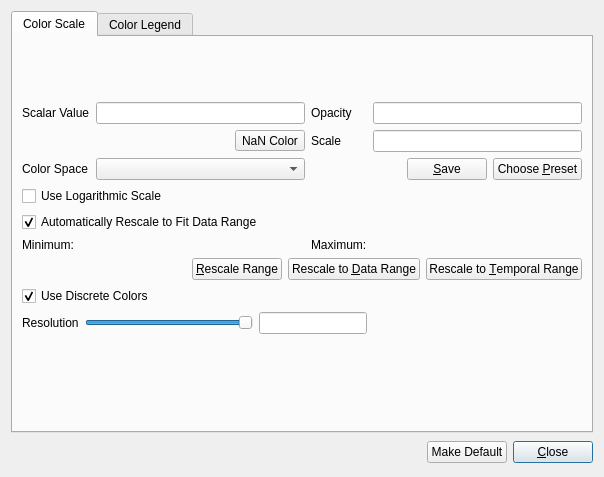
<?xml version="1.0" encoding="UTF-8"?>
<ui version="4.0">
 <class>pqColorScaleDialog</class>
 <widget class="QDialog" name="pqColorScaleDialog">
  <property name="geometry">
   <rect>
    <x>0</x>
    <y>0</y>
    <width>604</width>
    <height>477</height>
   </rect>
  </property>
  <property name="windowTitle">
   <string>Color Scale Editor</string>
  </property>
  <layout class="QVBoxLayout" name="verticalLayout">
   <item>
    <widget class="QTabWidget" name="ColorTabs">
     <property name="currentIndex">
      <number>0</number>
     </property>
     <widget class="QWidget" name="ScalePage">
      <attribute name="title">
       <string>Color Scale</string>
      </attribute>
      <layout class="QGridLayout" name="gridLayout">
       <item row="0" column="0" colspan="4">
        <widget class="QVTKWidget" name="ColorScale" native="true">
         <property name="sizePolicy">
          <sizepolicy hsizetype="Expanding" vsizetype="Fixed">
           <horstretch>0</horstretch>
           <verstretch>0</verstretch>
          </sizepolicy>
         </property>
         <property name="minimumSize">
          <size>
           <width>0</width>
           <height>50</height>
          </size>
         </property>
         <property name="maximumSize">
          <size>
           <width>16777215</width>
           <height>50</height>
          </size>
         </property>
         <property name="whatsThis">
          <string>This displays the color scale. The control points determine how the gradient is rendered.</string>
         </property>
        </widget>
       </item>
       <item row="1" column="0">
        <widget class="QLabel" name="ValueLabel">
         <property name="text">
          <string>Scalar Value</string>
         </property>
        </widget>
       </item>
       <item row="1" column="1">
        <widget class="QLineEdit" name="ScalarValue">
         <property name="whatsThis">
          <string>This displays the value for the current control point. It can also be used to change the value of the point.</string>
         </property>
        </widget>
       </item>
       <item row="1" column="2">
        <widget class="QLabel" name="OpacityLabel">
         <property name="text">
          <string>Opacity</string>
         </property>
        </widget>
       </item>
       <item row="1" column="3">
        <widget class="QLineEdit" name="Opacity">
         <property name="whatsThis">
          <string>This displays the opacity for the current control point. It can also be used to change the opacity of the point.</string>
         </property>
        </widget>
       </item>
       <item row="2" column="0" colspan="2">
        <layout class="QHBoxLayout" name="horizontalLayout">
         <item>
          <spacer name="horizontalSpacer">
           <property name="orientation">
            <enum>Qt::Horizontal</enum>
           </property>
           <property name="sizeHint" stdset="0">
            <size>
             <width>168</width>
             <height>20</height>
            </size>
           </property>
          </spacer>
         </item>
         <item>
          <widget class="pqColorChooserButton" name="NanColor">
           <property name="toolTip">
            <string>The color to use for not-a-number values.</string>
           </property>
           <property name="text">
            <string>NaN Color</string>
           </property>
          </widget>
         </item>
        </layout>
       </item>
       <item row="2" column="2">
        <widget class="QLabel" name="ScaleLabel">
         <property name="text">
          <string>Scale</string>
         </property>
        </widget>
       </item>
       <item row="2" column="3">
        <widget class="QLineEdit" name="ScalarOpacityUnitDistance"/>
       </item>
       <item row="3" column="0">
        <widget class="QLabel" name="label">
         <property name="text">
          <string>Color Space</string>
         </property>
        </widget>
       </item>
       <item row="3" column="1">
        <widget class="QComboBox" name="ColorSpace">
         <property name="whatsThis">
          <string>Select the color space used for the color interpolation.</string>
         </property>
        </widget>
       </item>
       <item row="3" column="2" colspan="2">
        <layout class="QHBoxLayout">
         <item>
          <spacer>
           <property name="orientation">
            <enum>Qt::Horizontal</enum>
           </property>
           <property name="sizeHint" stdset="0">
            <size>
             <width>0</width>
             <height>20</height>
            </size>
           </property>
          </spacer>
         </item>
         <item>
          <widget class="QPushButton" name="SaveButton">
           <property name="whatsThis">
            <string>Click this button to save the current color map as a preset.</string>
           </property>
           <property name="text">
            <string>&amp;Save</string>
           </property>
          </widget>
         </item>
         <item>
          <widget class="QPushButton" name="PresetButton">
           <property name="whatsThis">
            <string>Click this button to change the color map to a preset.</string>
           </property>
           <property name="text">
            <string>Choose &amp;Preset</string>
           </property>
          </widget>
         </item>
        </layout>
       </item>
       <item row="4" column="0" colspan="2">
        <widget class="QCheckBox" name="UseLogScale">
         <property name="whatsThis">
          <string>Check this option to use a logarithmic scale on the color map.</string>
         </property>
         <property name="text">
          <string>Use Logarithmic Scale</string>
         </property>
        </widget>
       </item>
       <item row="5" column="0" colspan="2">
        <widget class="QCheckBox" name="UseAutoRescale">
         <property name="whatsThis">
          <string>Check this option to automatically rescale the color map to the current data range.</string>
         </property>
         <property name="text">
          <string>Automatically Rescale to Fit Data Range</string>
         </property>
         <property name="checked">
          <bool>true</bool>
         </property>
        </widget>
       </item>
       <item row="6" column="0">
        <widget class="QLabel" name="label_2">
         <property name="text">
          <string>Minimum:</string>
         </property>
        </widget>
       </item>
       <item row="6" column="1">
        <widget class="QLabel" name="MinimumLabel">
         <property name="sizePolicy">
          <sizepolicy hsizetype="MinimumExpanding" vsizetype="Preferred">
           <horstretch>0</horstretch>
           <verstretch>0</verstretch>
          </sizepolicy>
         </property>
         <property name="whatsThis">
          <string>Displays the minimum scalar value.</string>
         </property>
         <property name="text">
          <string/>
         </property>
        </widget>
       </item>
       <item row="6" column="2">
        <widget class="QLabel" name="label_3">
         <property name="text">
          <string>Maximum:</string>
         </property>
        </widget>
       </item>
       <item row="6" column="3">
        <widget class="QLabel" name="MaximumLabel">
         <property name="sizePolicy">
          <sizepolicy hsizetype="MinimumExpanding" vsizetype="Preferred">
           <horstretch>0</horstretch>
           <verstretch>0</verstretch>
          </sizepolicy>
         </property>
         <property name="whatsThis">
          <string>Displays the maximum scalar value.</string>
         </property>
         <property name="text">
          <string/>
         </property>
        </widget>
       </item>
       <item row="7" column="0" colspan="4">
        <layout class="QHBoxLayout">
         <item>
          <spacer>
           <property name="orientation">
            <enum>Qt::Horizontal</enum>
           </property>
           <property name="sizeHint" stdset="0">
            <size>
             <width>40</width>
             <height>20</height>
            </size>
           </property>
          </spacer>
         </item>
         <item>
          <widget class="QPushButton" name="RescaleButton">
           <property name="toolTip">
            <string>Click this button to rescale the color map to a new range.</string>
           </property>
           <property name="statusTip">
            <string>Click this button to rescale the color map to a new range.</string>
           </property>
           <property name="whatsThis">
            <string>Click this button to rescale the color map to a new range.</string>
           </property>
           <property name="text">
            <string>&amp;Rescale Range</string>
           </property>
          </widget>
         </item>
         <item>
          <widget class="QPushButton" name="RescaleToDataButton">
           <property name="toolTip">
            <string>Click this button to rescale the color map to the current data range.</string>
           </property>
           <property name="statusTip">
            <string>Click this button to rescale the color map to the current data range.</string>
           </property>
           <property name="whatsThis">
            <string>Click this button to rescale the color map to the current data range.</string>
           </property>
           <property name="text">
            <string>Rescale to &amp;Data Range</string>
           </property>
          </widget>
         </item>
         <item>
          <widget class="QPushButton" name="RescaleToDataOverTimeButton">
           <property name="toolTip">
            <string>Click this button to rescale the range to the data range over all available timesteps.</string>
           </property>
           <property name="statusTip">
            <string>Click this button to rescale the range to the data range over all available timesteps.</string>
           </property>
           <property name="whatsThis">
            <string>Click this button to rescale the range to the data range over all available timesteps.</string>
           </property>
           <property name="text">
            <string>Rescale to &amp;Temporal Range</string>
           </property>
          </widget>
         </item>
        </layout>
       </item>
       <item row="8" column="0" colspan="2">
        <widget class="QCheckBox" name="UseDiscreteColors">
         <property name="whatsThis">
          <string>Check this box if the color table should have discrete colors, otherwise color values will be interpolated.</string>
         </property>
         <property name="text">
          <string>Use Discrete Colors</string>
         </property>
         <property name="checked">
          <bool>true</bool>
         </property>
        </widget>
       </item>
       <item row="9" column="0" colspan="3">
        <layout class="QHBoxLayout">
         <item>
          <widget class="QLabel" name="TableSizeLabel">
           <property name="text">
            <string>Resolution</string>
           </property>
          </widget>
         </item>
         <item>
          <widget class="QSlider" name="TableSize">
           <property name="whatsThis">
            <string>You can change the color table size by moving the slider.</string>
           </property>
           <property name="minimum">
            <number>2</number>
           </property>
           <property name="maximum">
            <number>256</number>
           </property>
           <property name="value">
            <number>256</number>
           </property>
           <property name="orientation">
            <enum>Qt::Horizontal</enum>
           </property>
          </widget>
         </item>
         <item>
          <widget class="QLineEdit" name="TableSizeText">
           <property name="sizePolicy">
            <sizepolicy hsizetype="Preferred" vsizetype="Fixed">
             <horstretch>0</horstretch>
             <verstretch>0</verstretch>
            </sizepolicy>
           </property>
           <property name="whatsThis">
            <string>This displays the color table resolution. It can also be used to enter a new value for the table size.</string>
           </property>
          </widget>
         </item>
        </layout>
       </item>
       <item row="10" column="0" colspan="4">
        <spacer>
         <property name="orientation">
          <enum>Qt::Vertical</enum>
         </property>
         <property name="sizeHint" stdset="0">
          <size>
           <width>361</width>
           <height>26</height>
          </size>
         </property>
        </spacer>
       </item>
      </layout>
     </widget>
     <widget class="QWidget" name="LegendPage">
      <attribute name="title">
       <string>Color Legend</string>
      </attribute>
      <layout class="QGridLayout">
       <item row="0" column="0" colspan="5">
        <widget class="QCheckBox" name="ShowColorLegend">
         <property name="whatsThis">
          <string>Check this option to show the color legend.</string>
         </property>
         <property name="text">
          <string>Show Color Legend</string>
         </property>
        </widget>
       </item>
       <item row="1" column="0" colspan="5">
        <widget class="QGroupBox" name="TitleFrame">
         <property name="sizePolicy">
          <sizepolicy hsizetype="Preferred" vsizetype="Minimum">
           <horstretch>0</horstretch>
           <verstretch>0</verstretch>
          </sizepolicy>
         </property>
         <property name="title">
          <string>Title</string>
         </property>
         <layout class="QGridLayout">
          <item row="2" column="1">
           <widget class="QSpinBox" name="TitleFontSize">
            <property name="minimum">
             <number>1</number>
            </property>
            <property name="maximum">
             <number>1024</number>
            </property>
            <property name="value">
             <number>12</number>
            </property>
           </widget>
          </item>
          <item row="2" column="0">
           <widget class="QLabel" name="label_10">
            <property name="text">
             <string>Size</string>
            </property>
           </widget>
          </item>
          <item row="2" column="2">
           <spacer>
            <property name="orientation">
             <enum>Qt::Horizontal</enum>
            </property>
            <property name="sizeHint" stdset="0">
             <size>
              <width>21</width>
              <height>20</height>
             </size>
            </property>
           </spacer>
          </item>
          <item row="2" column="3">
           <widget class="QLabel" name="label_5">
            <property name="sizePolicy">
             <sizepolicy hsizetype="Minimum" vsizetype="Preferred">
              <horstretch>0</horstretch>
              <verstretch>0</verstretch>
             </sizepolicy>
            </property>
            <property name="text">
             <string>Opacity</string>
            </property>
           </widget>
          </item>
          <item row="0" column="1" colspan="6">
           <layout class="QHBoxLayout">
            <item>
             <widget class="QLineEdit" name="TitleName">
              <property name="whatsThis">
               <string>Used to set the title name.</string>
              </property>
             </widget>
            </item>
            <item>
             <widget class="QLineEdit" name="TitleComponent">
              <property name="whatsThis">
               <string>Used to set the title component.</string>
              </property>
             </widget>
            </item>
           </layout>
          </item>
          <item row="1" column="6">
           <layout class="QHBoxLayout">
            <property name="spacing">
             <number>0</number>
            </property>
            <item>
             <widget class="QToolButton" name="TitleBold">
              <property name="toolTip">
               <string>Bold</string>
              </property>
              <property name="whatsThis">
               <string>Turn this option on to get a bold title.</string>
              </property>
              <property name="text">
               <string>B</string>
              </property>
              <property name="checkable">
               <bool>true</bool>
              </property>
             </widget>
            </item>
            <item>
             <widget class="QToolButton" name="TitleItalic">
              <property name="toolTip">
               <string>Italic</string>
              </property>
              <property name="whatsThis">
               <string>Turn this option on to get an italic title.</string>
              </property>
              <property name="text">
               <string>I</string>
              </property>
              <property name="checkable">
               <bool>true</bool>
              </property>
             </widget>
            </item>
            <item>
             <widget class="QToolButton" name="TitleShadow">
              <property name="toolTip">
               <string>Shadow</string>
              </property>
              <property name="whatsThis">
               <string>Turn this option on to get a shadow under the title.</string>
              </property>
              <property name="text">
               <string>S</string>
              </property>
              <property name="checkable">
               <bool>true</bool>
              </property>
             </widget>
            </item>
           </layout>
          </item>
          <item row="0" column="0">
           <widget class="QLabel" name="label_4">
            <property name="sizePolicy">
             <sizepolicy hsizetype="Minimum" vsizetype="Preferred">
              <horstretch>0</horstretch>
              <verstretch>0</verstretch>
             </sizepolicy>
            </property>
            <property name="text">
             <string>Text</string>
            </property>
           </widget>
          </item>
          <item row="1" column="0">
           <widget class="QLabel" name="label_6">
            <property name="sizePolicy">
             <sizepolicy hsizetype="Minimum" vsizetype="Preferred">
              <horstretch>0</horstretch>
              <verstretch>0</verstretch>
             </sizepolicy>
            </property>
            <property name="text">
             <string>Font</string>
            </property>
           </widget>
          </item>
          <item row="1" column="1" colspan="5">
           <widget class="QComboBox" name="TitleFont">
            <property name="sizePolicy">
             <sizepolicy hsizetype="MinimumExpanding" vsizetype="Fixed">
              <horstretch>0</horstretch>
              <verstretch>0</verstretch>
             </sizepolicy>
            </property>
            <property name="whatsThis">
             <string>Used to set the title font.</string>
            </property>
            <item>
             <property name="text">
              <string>Arial</string>
             </property>
            </item>
            <item>
             <property name="text">
              <string>Courier</string>
             </property>
            </item>
            <item>
             <property name="text">
              <string>Times</string>
             </property>
            </item>
           </widget>
          </item>
          <item row="2" column="5" colspan="2">
           <widget class="pqStandardColorButton" name="TitleColorButton">
            <property name="whatsThis">
             <string>Click this button to set the title color.</string>
            </property>
            <property name="text">
             <string>Color</string>
            </property>
           </widget>
          </item>
          <item row="2" column="4">
           <widget class="QDoubleSpinBox" name="TitleOpacity">
            <property name="whatsThis">
             <string>Used to set the title opacity.</string>
            </property>
            <property name="maximum">
             <double>1.000000000000000</double>
            </property>
            <property name="singleStep">
             <double>0.100000000000000</double>
            </property>
           </widget>
          </item>
         </layout>
        </widget>
       </item>
       <item row="2" column="0" colspan="5">
        <widget class="QGroupBox" name="LabelFrame">
         <property name="sizePolicy">
          <sizepolicy hsizetype="Preferred" vsizetype="Minimum">
           <horstretch>0</horstretch>
           <verstretch>0</verstretch>
          </sizepolicy>
         </property>
         <property name="title">
          <string>Labels</string>
         </property>
         <layout class="QGridLayout">
          <item row="0" column="0">
           <widget class="QLabel" name="label_8">
            <property name="sizePolicy">
             <sizepolicy hsizetype="Minimum" vsizetype="Preferred">
              <horstretch>0</horstretch>
              <verstretch>0</verstretch>
             </sizepolicy>
            </property>
            <property name="text">
             <string>Font</string>
            </property>
           </widget>
          </item>
          <item row="0" column="1" colspan="6">
           <widget class="QComboBox" name="LabelFont">
            <property name="sizePolicy">
             <sizepolicy hsizetype="MinimumExpanding" vsizetype="Fixed">
              <horstretch>0</horstretch>
              <verstretch>0</verstretch>
             </sizepolicy>
            </property>
            <property name="whatsThis">
             <string>Used to set the label font.</string>
            </property>
            <item>
             <property name="text">
              <string>Arial</string>
             </property>
            </item>
            <item>
             <property name="text">
              <string>Courier</string>
             </property>
            </item>
            <item>
             <property name="text">
              <string>Times</string>
             </property>
            </item>
           </widget>
          </item>
          <item row="0" column="7">
           <layout class="QHBoxLayout">
            <property name="spacing">
             <number>0</number>
            </property>
            <item>
             <widget class="QToolButton" name="LabelBold">
              <property name="toolTip">
               <string>Bold</string>
              </property>
              <property name="whatsThis">
               <string>Turn this option on to get bold labels.</string>
              </property>
              <property name="text">
               <string>B</string>
              </property>
              <property name="checkable">
               <bool>true</bool>
              </property>
             </widget>
            </item>
            <item>
             <widget class="QToolButton" name="LabelItalic">
              <property name="toolTip">
               <string>Italic</string>
              </property>
              <property name="whatsThis">
               <string>Turn this option on to get italic labels.</string>
              </property>
              <property name="text">
               <string>I</string>
              </property>
              <property name="checkable">
               <bool>true</bool>
              </property>
             </widget>
            </item>
            <item>
             <widget class="QToolButton" name="LabelShadow">
              <property name="toolTip">
               <string>Shadow</string>
              </property>
              <property name="whatsThis">
               <string>Turn this option on to get a shadow under the labels.</string>
              </property>
              <property name="text">
               <string>S</string>
              </property>
              <property name="checkable">
               <bool>true</bool>
              </property>
             </widget>
            </item>
           </layout>
          </item>
          <item row="1" column="0">
           <widget class="QLabel" name="label_7">
            <property name="text">
             <string>Size</string>
            </property>
           </widget>
          </item>
          <item row="1" column="1">
           <widget class="QSpinBox" name="LabelFontSize">
            <property name="minimum">
             <number>1</number>
            </property>
            <property name="maximum">
             <number>1024</number>
            </property>
            <property name="value">
             <number>12</number>
            </property>
           </widget>
          </item>
          <item row="1" column="2">
           <spacer>
            <property name="orientation">
             <enum>Qt::Horizontal</enum>
            </property>
            <property name="sizeHint" stdset="0">
             <size>
              <width>21</width>
              <height>20</height>
             </size>
            </property>
           </spacer>
          </item>
          <item row="1" column="3">
           <widget class="QLabel" name="label_9">
            <property name="sizePolicy">
             <sizepolicy hsizetype="Minimum" vsizetype="Preferred">
              <horstretch>0</horstretch>
              <verstretch>0</verstretch>
             </sizepolicy>
            </property>
            <property name="text">
             <string>Opacity</string>
            </property>
           </widget>
          </item>
          <item row="1" column="4" colspan="2">
           <widget class="QDoubleSpinBox" name="LabelOpacity">
            <property name="whatsThis">
             <string>Used to set the label opacity.</string>
            </property>
            <property name="maximum">
             <double>1.000000000000000</double>
            </property>
            <property name="singleStep">
             <double>0.100000000000000</double>
            </property>
           </widget>
          </item>
          <item row="1" column="6" colspan="2">
           <widget class="pqStandardColorButton" name="LabelColorButton">
            <property name="whatsThis">
             <string>Click this button to set the label color.</string>
            </property>
            <property name="text">
             <string>Color</string>
            </property>
           </widget>
          </item>
          <item row="2" column="0" colspan="3">
           <widget class="QCheckBox" name="AutomaticLabelFormat">
            <property name="text">
             <string>Automatic Label Format</string>
            </property>
           </widget>
          </item>
          <item row="2" column="4">
           <widget class="QLabel" name="LabelFormatLabel">
            <property name="text">
             <string>Label Format</string>
            </property>
           </widget>
          </item>
          <item row="2" column="5" colspan="3">
           <widget class="QLineEdit" name="LabelFormat"/>
          </item>
         </layout>
        </widget>
       </item>
       <item row="3" column="0">
        <widget class="QLabel" name="CountLabel">
         <property name="sizePolicy">
          <sizepolicy hsizetype="Minimum" vsizetype="Preferred">
           <horstretch>0</horstretch>
           <verstretch>0</verstretch>
          </sizepolicy>
         </property>
         <property name="text">
          <string>Max Number of Labels</string>
         </property>
        </widget>
       </item>
       <item row="3" column="1">
        <widget class="QSpinBox" name="NumberOfLabels">
         <property name="whatsThis">
          <string>Used to edit and display the number of labels.</string>
         </property>
        </widget>
       </item>
       <item row="3" column="2">
        <spacer>
         <property name="orientation">
          <enum>Qt::Horizontal</enum>
         </property>
         <property name="sizeHint" stdset="0">
          <size>
           <width>0</width>
           <height>20</height>
          </size>
         </property>
        </spacer>
       </item>
       <item row="3" column="3">
        <widget class="QLabel" name="AspectRatioLabel">
         <property name="text">
          <string>Aspect Ratio</string>
         </property>
        </widget>
       </item>
       <item row="3" column="4">
        <widget class="QDoubleSpinBox" name="AspectRatio">
         <property name="minimum">
          <double>0.010000000000000</double>
         </property>
         <property name="value">
          <double>20.000000000000000</double>
         </property>
        </widget>
       </item>
       <item row="4" column="0" colspan="5">
        <spacer>
         <property name="orientation">
          <enum>Qt::Vertical</enum>
         </property>
         <property name="sizeHint" stdset="0">
          <size>
           <width>100</width>
           <height>0</height>
          </size>
         </property>
        </spacer>
       </item>
      </layout>
     </widget>
    </widget>
   </item>
   <item>
    <layout class="QHBoxLayout">
     <item>
      <spacer>
       <property name="orientation">
        <enum>Qt::Horizontal</enum>
       </property>
       <property name="sizeHint" stdset="0">
        <size>
         <width>251</width>
         <height>27</height>
        </size>
       </property>
      </spacer>
     </item>
     <item>
      <widget class="QPushButton" name="MakeDefaultButton">
       <property name="text">
        <string>Make Default</string>
       </property>
      </widget>
     </item>
     <item>
      <widget class="QPushButton" name="CloseButton">
       <property name="text">
        <string>&amp;Close</string>
       </property>
       <property name="default">
        <bool>true</bool>
       </property>
      </widget>
     </item>
    </layout>
   </item>
  </layout>
 </widget>
 <customwidgets>
  <customwidget>
   <class>pqStandardColorButton</class>
   <extends>QToolButton</extends>
   <header>pqStandardColorButton.h</header>
  </customwidget>
  <customwidget>
   <class>QVTKWidget</class>
   <extends>QWidget</extends>
   <header>QVTKWidget.h</header>
  </customwidget>
  <customwidget>
   <class>pqColorChooserButton</class>
   <extends>QToolButton</extends>
   <header>pqColorChooserButton.h</header>
  </customwidget>
 </customwidgets>
 <tabstops>
  <tabstop>PresetButton</tabstop>
  <tabstop>UseLogScale</tabstop>
  <tabstop>UseAutoRescale</tabstop>
  <tabstop>RescaleButton</tabstop>
  <tabstop>RescaleToDataButton</tabstop>
  <tabstop>UseDiscreteColors</tabstop>
  <tabstop>TableSize</tabstop>
  <tabstop>TableSizeText</tabstop>
  <tabstop>CloseButton</tabstop>
  <tabstop>ColorTabs</tabstop>
  <tabstop>ScalarValue</tabstop>
  <tabstop>Opacity</tabstop>
  <tabstop>ScalarOpacityUnitDistance</tabstop>
  <tabstop>ColorSpace</tabstop>
  <tabstop>SaveButton</tabstop>
  <tabstop>ShowColorLegend</tabstop>
  <tabstop>TitleName</tabstop>
  <tabstop>TitleComponent</tabstop>
  <tabstop>TitleFont</tabstop>
  <tabstop>TitleBold</tabstop>
  <tabstop>TitleItalic</tabstop>
  <tabstop>TitleShadow</tabstop>
  <tabstop>TitleFontSize</tabstop>
  <tabstop>TitleOpacity</tabstop>
  <tabstop>TitleColorButton</tabstop>
  <tabstop>LabelFont</tabstop>
  <tabstop>LabelBold</tabstop>
  <tabstop>LabelItalic</tabstop>
  <tabstop>LabelShadow</tabstop>
  <tabstop>LabelFontSize</tabstop>
  <tabstop>LabelOpacity</tabstop>
  <tabstop>LabelColorButton</tabstop>
  <tabstop>AutomaticLabelFormat</tabstop>
  <tabstop>LabelFormat</tabstop>
  <tabstop>NumberOfLabels</tabstop>
  <tabstop>AspectRatio</tabstop>
 </tabstops>
 <resources/>
 <connections/>
</ui>
